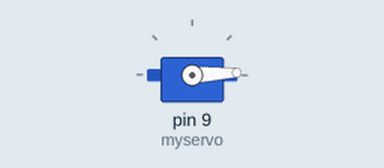
Simulated run of this sketch. Board: Arduino Uno, built with avr-gcc and run on an emulated ATmega328P. On the bench: servo.

Above: at 0.05 s.
At 1.95 s:
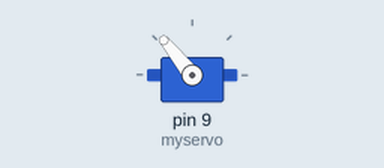
At 3.85 s:
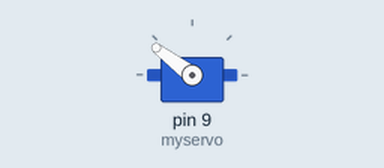
At 7.7 s:
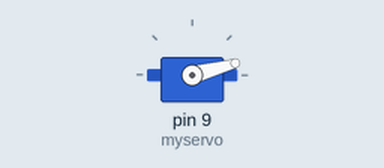
Timing chart, 0 to 10.6 s (numbered marks = the images above):
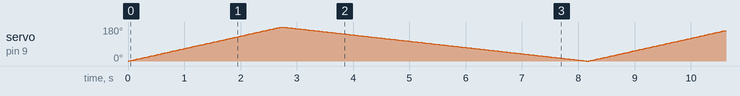

The sketch:

servoTest.ino
```cpp
#include <Servo.h>

Servo myservo;

int pos = 0;

void setup()
{
  myservo.attach(9);
}

void loop()
{
  for (pos=0; pos<=180; pos +=1)
  {
      myservo.write(pos);
      delay(15);
  }
  for (pos=180; pos>=0; pos-=1)
  {
    myservo.write(pos);
    delay(30);
  }
}
```
